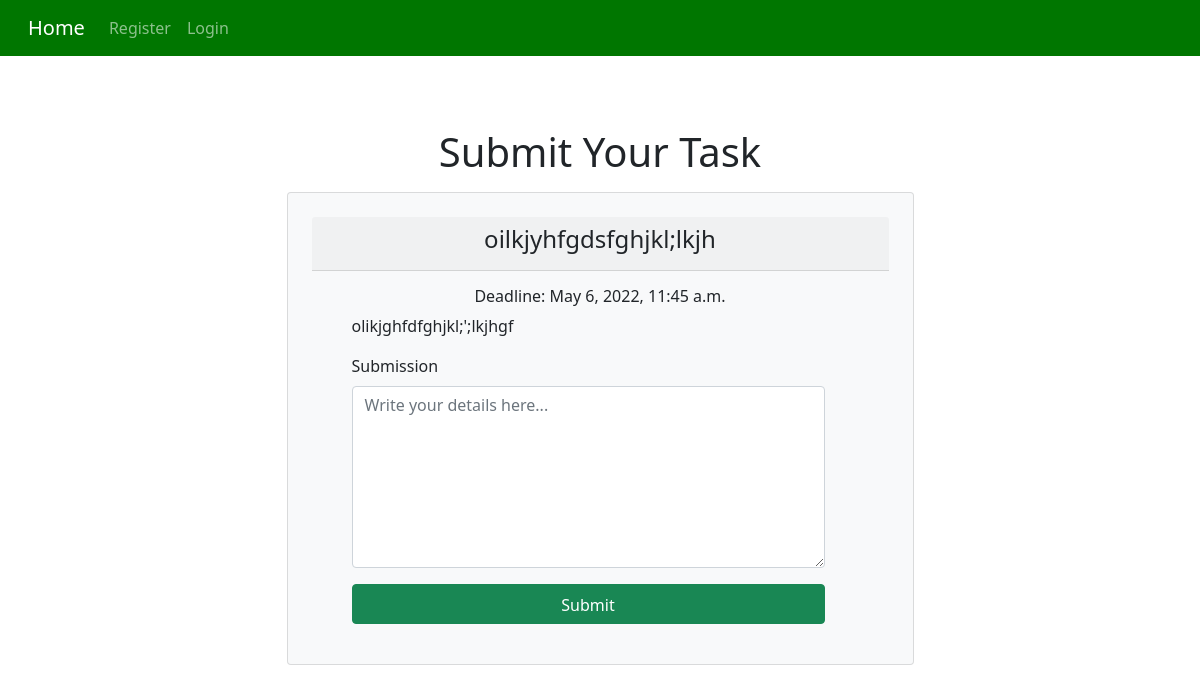
/submit/2, run on the app's committed database.
### classroom/models.py (models this page shows, shortened)
class Assignment(models.Model):
    name = models.CharField(max_length=1000, default='')
    description = models.TextField(max_length=1000, default='')
    post_time = models.DateTimeField(auto_now_add=True)
    deadline = models.DateTimeField()
    standard = models.ForeignKey(Standard, on_delete=models.CASCADE)
    creator = models.ForeignKey(User,on_delete=models.CASCADE)

### classroom/views.py (the view)
# urls.py: path('submit/<id>', views.submit, name="submit"),
def submit(request, id):
    form = SubmissionForm(request.POST or None)
    assignment = Assignment.objects.get(pk=id)
    if form.is_valid():
        submission = form.save(commit=False)
        submission.user = request.user
        submission.assignment = assignment
        submission.save()
        return redirect('home')
    return render(request, 'register2.html', {'form': form, 'assignment':assignment})

### classroom/forms.py
class SubmissionForm(forms.ModelForm):
    submission = forms.CharField(
        widget= forms.Textarea(
            attrs={
                "class": "form-control",
                "type": "text",
                "placeholder": "Write your details here... ",
                "rows":"7"
            }
        )
    )
    class Meta:
        model = Submission
        fields = ['submission']

### classroom/templates/register2.html (shortened to what this page needs)
{% extends 'base.html' %}
{% block content %}
<div class="container"><div class=" text-center mt-5 ">
    <h1>Submit Your Task</h1>
</div>
<div class="row ">
    <div class="col-lg-7 mx-auto">
        <div class="card mt-2 mx-auto p-4 bg-light">
            <div class="card-header">
                <center><h4>{{assignment.name}}</h4></center>
            </div>
            <div class="card-body bg-light">
                <div class="container">
                    <center><h6 class="card-title">Deadline: {{assignment.deadline }}</h6></center>
                    <p class="card-text">{{assignment.description }}</p>
                    <form action="" method="POST" id="contact-form" role="form">
                        <div class="controls">
                            <div class="row">
                            <div class="row">
                                <div class="col-md-12">
                                    <div class="form-group"> <label for="form_message">Submission</label>{{ form.submission }}</div>
                                </div>
                                <div class="col-md-12"> <input type="submit" class="btn btn-success btn-send pt-2 btn-block " value="Submit"> </div>
                            </div>
                        </div>
                    </form>
                </div>
            </div>
        </div>
    </div>
</div>
</div>
{% endblock %}

### data on the page
Assignment: name "oilkjyhfgdsfghjkl;lkjh", deadline "May 6, 2022, 11:45 a.m.", description "olikjghfdfghjkl;';lkjhgf"
